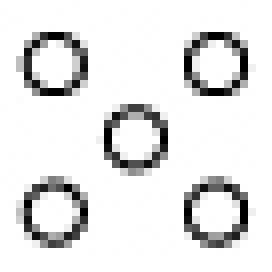
#> input picture rings.jpg, 34 x 34 px (shown 8 times larger)
$ python main.py   (Python 2 division)
#> lines starting #> are read from the running program, lines starting #| are printed output that depends on the picture; after the words box and inside, x2 and y2 are one past the last pixel; in counts of white or black regions, pixels touching at a corner belong together
#> further down, tex is the input picture: shape (34, 34); min 0, max 255, mean 228.4
### SynthTexture.py
# This is CS205 Final Project
import numpy as np
import math
import scipy
from FindMatches import *
from scipy import ndimage

def SynthTexture(sourceimage, w, synthdim):
    # some variables, w should be an odd number
#> called with w = 13
    MaxErrThreshold=0.3
    sigma=w/6.4
    x,y=np.meshgrid(range(-(w-1)/2,(w-1)/2+1),range(-(w-1)/2,(w-1)/2+1))
    G=(1/(sigma**2*2*np.pi))*np.exp(-(x**2+y**2)/(2*sigma**2))
    nfilled=0
    tofill=synthdim[0]*synthdim[1]-9 # the number of pixels to fill

    synthim=np.ones((synthdim[0],synthdim[1]))*(-1)
    im_filled=np.zeros((synthdim[0],synthdim[1])) # image for testing the original image is filled or not
    offset=(w-1)/2  # offset for zero padding image
    # place the seed in the center and zero padding
    synthim[(math.floor(synthdim[0]/2)-1):(math.floor(synthdim[0])/2+1),\
    (math.floor(synthdim[1]/2)-1):(math.floor(synthdim[1]/2)+1)]=sourceimage[5:7,4:6]
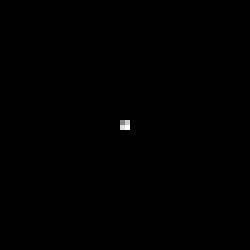
#> synthim: shape (50, 50) float64 (shown 5 times larger); min -1, max 1, mean -0.997; drawn with min black and max white
    synthim_padded=np.lib.pad(synthim,(((w-1)/2, (w-1)/2),((w-1)/2, (w-1)/2)),'constant', constant_values=0)
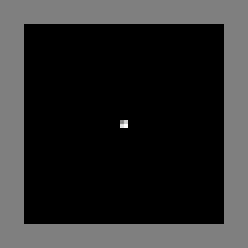
#> synthim_padded: shape (62, 62) float64 (shown 4 times larger); min -1, max 1, mean -0.649; drawn with min black and max white
    # find unfilled neighbors
    se= ndimage.generate_binary_structure(2,2)  # use a 3 by 3 structuring element for dilation
    im_filled=(synthim>=0)
#> im_filled: shape (50, 50) bool; 0.16% white in thin lines or dots, all inside (x1, y1, x2, y2) = (24, 24, 26, 26)
    im_dil=ndimage.binary_dilation(im_filled,structure=se)
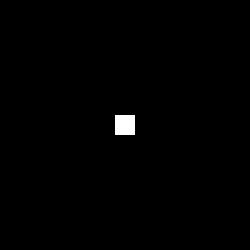
#> im_dil: shape (50, 50) bool (shown 5 times larger); 0.64% white; 1 white region (1 under 20 px)
#> (the run stopped early here; a loop or call above may not have finished)
